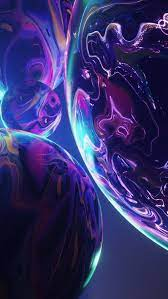
#> input picture Home_work/HW_cv2/img2.jpeg, 168 x 299 px
$ python HW_opencv.py
#> lines starting #> are read from the running program, lines starting #| are printed output that depends on the picture; after the words box and inside, x2 and y2 are one past the last pixel; in counts of white or black regions, pixels touching at a corner belong together
import cv2

img1 = cv2.imread('img2.jpeg', cv2.IMREAD_GRAYSCALE)
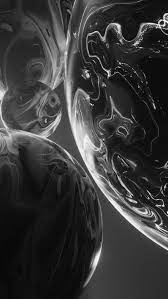
#> img1: shape (299, 168); min 0, max 255, mean 55.8

thresh = 128
img_binary = cv2.threshold(img1, thresh, 255, cv2.THRESH_BINARY)[1]
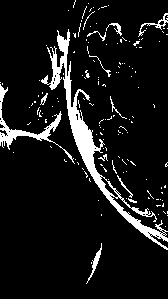
#> img_binary: shape (299, 168); 9% white; 150 white regions (136 under 20 px), largest, box (x1, y1, x2, y2) and area: (41, 29, 168, 250) 2772, (0, 84, 75, 164) 726, (138, 13, 168, 37) 123
scale_percent = 50
width = int(img1.shape[1] * scale_percent / 100)
#> width = 84
height = int(img1.shape[0] * scale_percent / 100)
#> height = 149

# dsize
dsize = (width, height)
#> dsize = (84, 149)
img_blur = cv2.blur(img_binary, (10, 10))
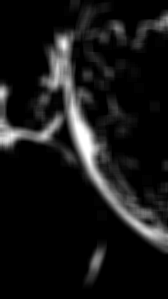
#> img_blur: shape (299, 168); min 0, max 255, mean 23
new = img_binary + img_blur

cv2.imwrite("new_image.jpeg", new)
